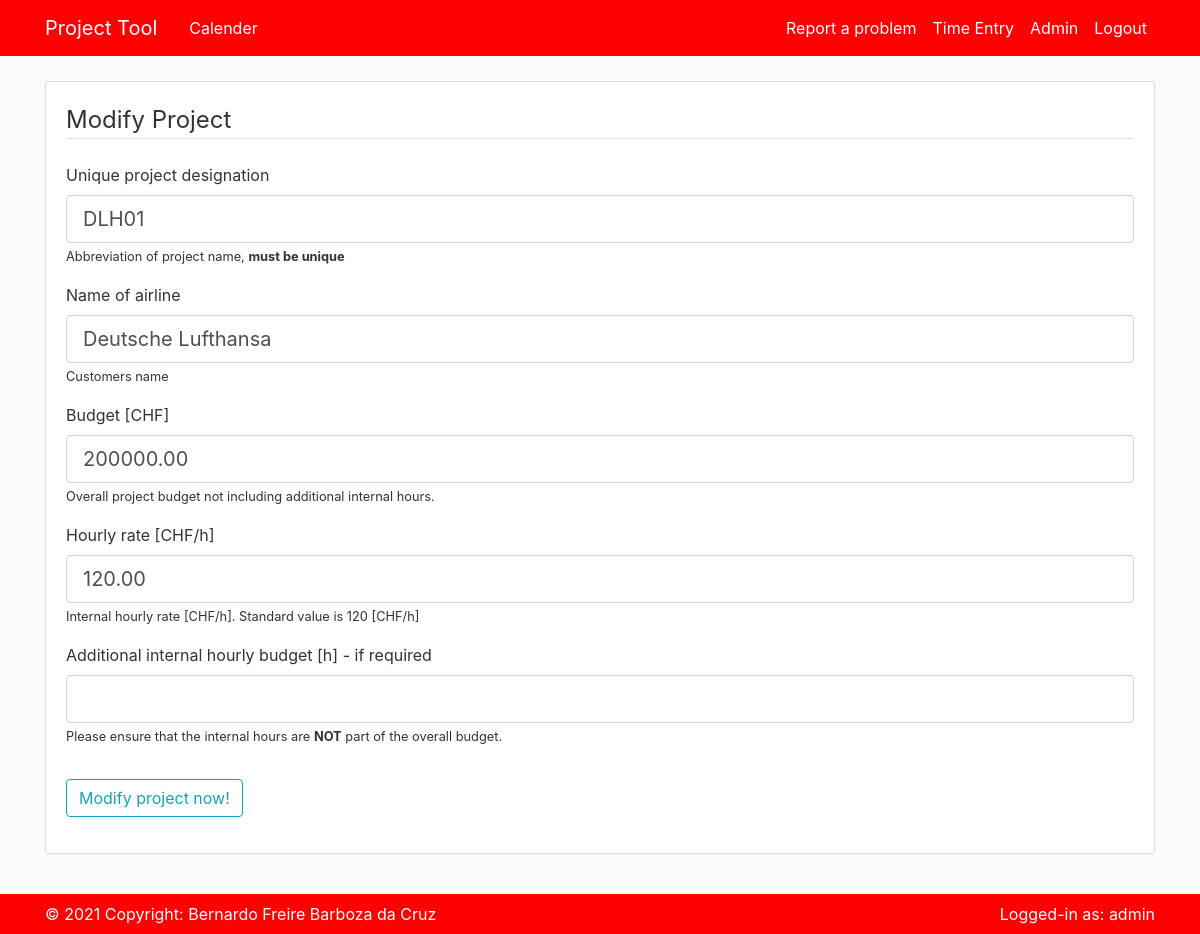
Page /admin/1/modify_project/ (signed in) on the committed database.
### pm_app/models.py (models this page shows, shortened)
class Project(db.Model):
    id = db.Column(db.Integer, primary_key=True, unique=True)
    hov = db.Column(db.Text(100),nullable=False, unique=True)
    customer_name = db.Column(db.Text(100),unique=False)
    budget = db.Column(db.Float, nullable=False)
    hour_budget = db.Column(db.Float, nullable=True, default=None)
    rate = db.Column(db.Float, nullable=True, default=120.0)
    date_created = db.Column(db.DateTime, nullable=False, default=datetime.utcnow)
    date_deactivation = db.Column(db.DateTime, nullable=True, default=None)

class User(db.Model, UserMixin):
    id = db.Column(db.Integer, primary_key=True)
    username = db.Column(db.String(20), unique=True, nullable=False)
    email = db.Column(db.String(120), unique=True, nullable=False)
    image_file = db.Column(db.String(20), nullable=False, default='default.jpg')
    password = db.Column(db.String(60), nullable=False)
    supplier = db.Column(db.Integer, nullable=False)
    posts = db.relationship('Post', backref='author', lazy=True)
    workedfor = db.relationship('WorkedFor', backref='author', lazy=True)

### pm_app/routes.py (the view)
@app.route("/admin/<int:project_id>/modify_project/", methods=['GET', 'POST'])
@login_required
def modify_project(project_id):
    project = Project.query.get_or_404(project_id)
    form = ModifyProject()
    if not Admin.query.filter_by(user_id=current_user.id).first():
        abort(403)
    if form.validate_on_submit():
        project.hov = form.hov.data
        project.customer_name = form.customer_name.data
        project.budget = form.budget.data
        project.hour_budget = form.hour_budget.data
        project.rate = form.rate.data
        db.session.commit()
        flash(f'Project {form.customer_name.data} ({form.hov.data}) has been modified!', 'success')
        return redirect(url_for('admin'))
    elif request.method == 'GET':
        form.hov.data = project.hov
        form.customer_name.data  = project.customer_name
        form.budget.data  = project.budget
        form.rate.data  = project.rate
        form.hour_budget.data  = project.hour_budget
    return render_template('create_project.html', title='Modify Project', form=form)

### pm_app/forms.py
class ModifyProject(FlaskForm):
    hov = StringField('Unique project designation',validators=[DataRequired()])
    customer_name = StringField('Name of airline',validators=[DataRequired()])
    budget = DecimalField('Budget [CHF]', validators=[DataRequired()])
    rate = DecimalField('Hourly rate [CHF/h]', validators=[Optional()])
    hour_budget = DecimalField('Additional internal hourly budget [h] - if required', validators=[Optional()])
    submit = SubmitField('Modify project now!')

### pm_app/models.py (called while the page is built)
@login_manager.user_loader
def load_user(user_id):
    return User.query.get(int(user_id))

### pm_app/templates/create_project.html (shortened to what this page needs)
{% extends "layout.html" %}
{% block content %}
    <div class="content-section">
        <form method="POST" action="">
            <fieldset class="form-group">
                <legend class="border-bottom mb-4">{{title}}</legend>
                <div class="form-group">
                    {{ form.hov.label(class="form-control-label") }}
                    {% if form.hov.errors %}
                        {{ form.hov(class="form-control form-control-lg is-invalid") }}
                        <div class="invalid-feedback">
                            {% for error in form.hov.errors %}
                                <span>{{ error }}</span>
                            {% endfor %}
                        </div>
                    {% else %}
                        {{ form.hov(class="form-control form-control-lg") }}
                    {% endif %}
                    <small> Abbreviation of project name, <strong>must be unique</strong></small>
                    <br>
                </div>
                <div class="form-group">
                    {{ form.customer_name.label(class="form-control-label") }}
                    {% if form.customer_name.errors %}
                        {{ form.customer_name(class="form-control form-control-lg is-invalid") }}
                        <div class="invalid-feedback">
                            {% for error in form.customer_name.errors %}
                                <span>{{ error }}</span>
                            {% endfor %}
                        </div>
                    {% else %}
                        {{ form.customer_name(class="form-control form-control-lg") }}
                    {% endif %}
                    <small> Customers name </strong></small>
                    <br>
                </div>
               <div class="form-group">
                    {{ form.budget.label(class="form-control-label") }}
                    {% if form.budget.errors %}
                        {{ form.budget(class="form-control form-control-lg is-invalid") }}
                        <div class="invalid-feedback">
                            {% for error in form.budget.errors %}
                                <span>{{ error }}</span>
                            {% endfor %}
                        </div>
                    {% else %}
                        {{ form.budget(class="form-control form-control-lg") }}
                    {% endif %}
                    <small> Overall project budget not including additional internal hours.</small>
                    <br>
                </div>
                <div class="form-group">
                    {{ form.rate.label(class="form-control-label") }}
                    {% if form.rate.errors %}
                        {{ form.rate(class="form-control form-control-lg is-invalid") }}
                        <div class="invalid-feedback">
                            {% for error in form.rate.errors %}
                                <span>{{ error }}</span>
                            {% endfor %}
                        </div>
                    {% else %}
                        {{ form.rate(class="form-control form-control-lg") }}
                    {% endif %}
                    <small>Internal hourly rate [CHF/h]. Standard value is 120 [CHF/h]</small>
                    <br>
                </div>
                <div class="form-group">
                    {{ form.hour_budget.label(class="form-control-label") }}
                    {% if form.hour_budget.errors %}
                        {{ form.hour_budget(class="form-control form-control-lg is-invalid") }}
                        <div class="invalid-feedback">
                            {% for error in form.hour_budget.errors %}
                                <span>{{ error }}</span>
                            {% endfor %}
                        </div>
                    {% else %}
                        {{ form.hour_budget(class="form-control form-control-lg") }}
                    {% endif %}
                    <small> Please ensure that the internal hours are <strong>NOT</strong> part of the overall budget.</small>
                    <br>
                </div>
            </fieldset>
            <div class="form-group">
                {{ form.submit(class="btn btn-outline-info") }}
            </div>
        </form>
    </div>
{% endblock content %}

### pm_app/templates/layout.html (shortened to what this page needs)
<!DOCTYPE html>
<html>
<head>
    <link rel="stylesheet" href="https://maxcdn.bootstrapcdn.com/bootstrap/4.0.0/css/bootstrap.min.css">
    <link rel="stylesheet" type="text/css" href="{{ url_for('static', filename='main.css') }}">
</head>
<body>
    <header class="site-header">
      <nav class="navbar navbar-expand-md navbar-dark bg-steel fixed-top">
        <div class="container">
          <a class="navbar-brand mr-4" href="/">Project Tool</a>
          <div class="collapse navbar-collapse" id="navbarToggle">
            <div class="navbar-nav mr-auto">
              <a class="nav-item nav-link" href="{{ url_for('calendar_overview') }}">Calender</a>
            </div>
            <div class="navbar-nav">
              {% if current_user.is_authenticated %}
                <a class="nav-item nav-link" href="{{ url_for('new_post') }}">Report a problem</a>
                <a class="nav-item nav-link" href="{{ url_for('create_time_entry') }}">Time Entry</a>
                <a class="nav-item nav-link" href="{{ url_for('admin')}}">Admin</a>
                <a class="nav-item nav-link" href="{{ url_for('logout') }}">Logout</a>
              {% else %}
                <a class="nav-item nav-link" href="{{ url_for('login') }}">Login</a>
                <a class="nav-item nav-link" href="{{ url_for('register') }}">Register</a>
              {% endif %}
            </div>
          </div>
        </div>
      </nav>
    </header>
    <main role="main" class="container">
      <div class="row">
        <div class="col-md-8">
          {% with messages = get_flashed_messages(with_categories=true) %}
        </div>
      </div>
      {% endwith %}
      {% block content %}  {% endblock %}
    </main>
    <footer class="site-header">
      <nav class="navbar navbar-expand-md navbar-dark bg-steel fixed-bottom">
        <div class="container">
          <div class="navbar-nav mr-auto">
            <p class="navbar-nav" style="color: #ffffff;">© 2021 Copyright:
              Bernardo Freire Barboza da Cruz</p>
          </div>
          <div class="navbar-nav">
            <p class="navbar-nav" style="color: #ffffff;">Logged-in as: {{current_user.username}}</p>
          </div>
        </div>
      </nav>
    </footer>
</body>
</html>

### pm_app/static/main.css (style rules this page uses)
body { background: #fafafa; color: #333333; margin-top: 5rem; margin-bottom: 5rem; }
.bg-steel { background-color: #fd0000; }
.site-header .navbar-nav .nav-link { color: #ffffff; }
.content-section { background: #ffffff; padding: 20px 20px; border: 1px solid #dddddd; border-radius: 3px; margin-bottom: 20px; }

### rows in the picture
Project: hov "DLH01", customer_name "Deutsche Lufthansa", budget "200000.00", rate "120.00"
User: username "admin"

### other values in the picture
{{ title }} "Modify Project"
